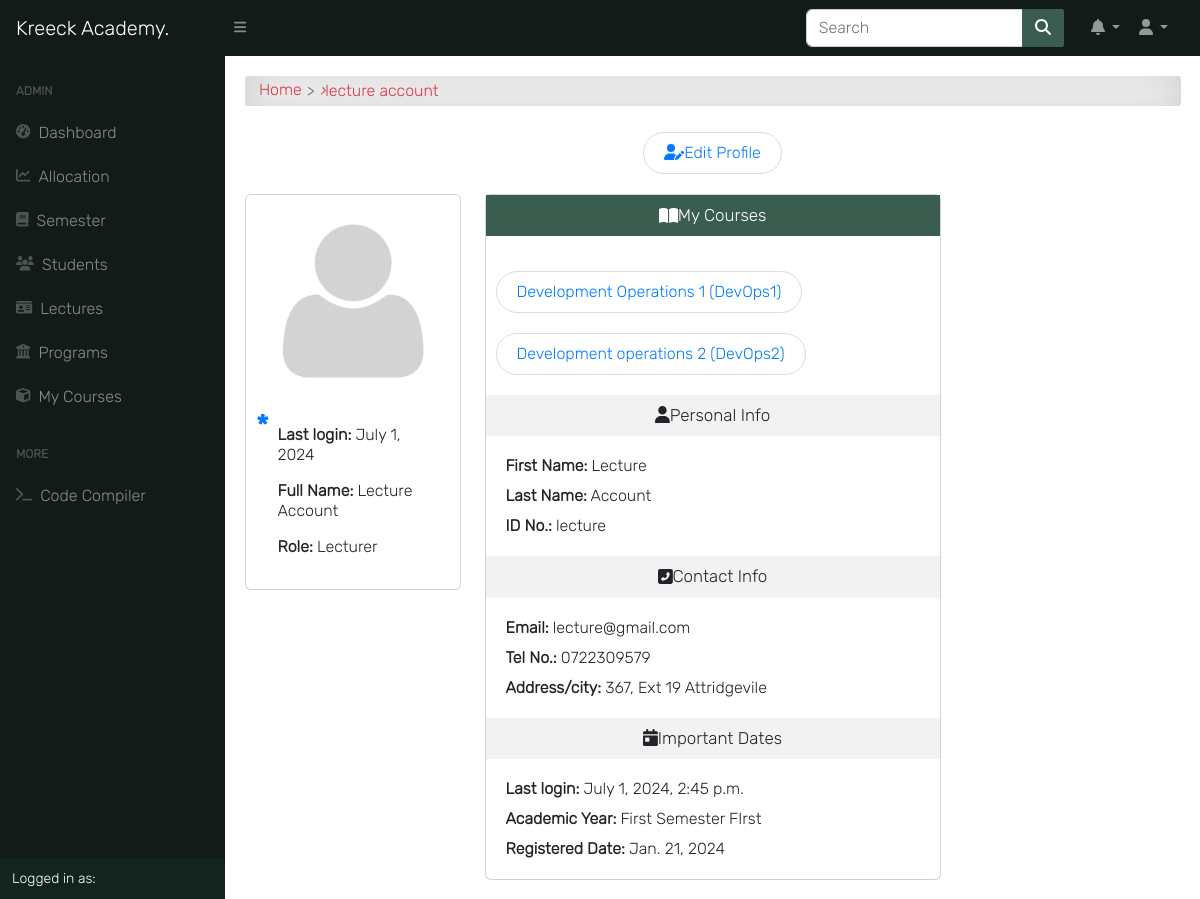
Page /auth/profile/2/detail/ (signed in) on the committed database.
### accounts/models.py (models this page shows, shortened)
class User(AbstractUser):
    is_student = models.BooleanField(default=False)
    is_lecturer = models.BooleanField(default=False)
    is_parent = models.BooleanField(default=False)
    is_dep_head = models.BooleanField(default=False)
    phone = models.CharField(max_length=60, blank=True, null=True)
    address = models.CharField(max_length=60, blank=True, null=True)
    picture = models.ImageField(upload_to='profile_pictures/%y/%m/%d/', default='default.png', null=True)
    email = models.EmailField(blank=True, null=True)
    username_validator = ASCIIUsernameValidator()
    objects = UserManager()
    @property
    def get_full_name(self):
        full_name = self.username
        if self.first_name and self.last_name:
            full_name = self.first_name + " " + self.last_name
        return full_name
    @property
    def get_user_role(self):
        if self.is_superuser:
            return "Admin"
        elif self.is_student:
            return "Student"
        elif self.is_lecturer:
            return "Lecturer"
        elif self.is_parent:
            return "Parent"

### course/models.py (models this page shows, shortened)
class Course(models.Model):
    slug = models.SlugField(blank=True, unique=True)
    title = models.CharField(max_length=200, null=True)
    code = models.CharField(max_length=200, unique=True, null=True)
    credit = models.IntegerField(null=True, default=0)
    summary = models.TextField(max_length=200, blank=True, null=True)
    program = models.ForeignKey(Program, on_delete=models.CASCADE)
    level = models.CharField(max_length=25, choices=LEVEL, null=True)
    year = models.IntegerField(choices=YEARS, default=0)
    semester = models.CharField(choices=SEMESTER, max_length=200)
    is_elective = models.BooleanField(default=False, blank=True, null=True)
    price = models.DecimalField(max_digits=10, decimal_places=2, default=0.00)
    objects = CourseManager()
    def __str__(self):
        return "{0} ({1})".format(self.title, self.code, self.price)
    def get_absolute_url(self):
        return reverse('course_detail', kwargs={'slug': self.slug})

### app/models.py (models this page shows)
class Semester(models.Model):
    semester = models.CharField(max_length=10, choices=SEMESTER, blank=True)
    is_current_semester = models.BooleanField(default=False, blank=True, null=True)
    session = models.ForeignKey(Session, on_delete=models.CASCADE, blank=True, null=True)
    next_semester_begins = models.DateField(null=True, blank=True)
    def __str__(self):
        return self.semester

class Session(models.Model):
    session = models.CharField(max_length=200, unique=True)
    is_current_session = models.BooleanField(default=False, blank=True, null=True)
    next_session_begins = models.DateField(blank=True, null=True)
    def __str__(self):
        return self.session

### accounts/views.py (the view, shortened to what this page needs)
# urls.py: path('profile/<int:id>/detail/', profile_single, name='profile_single'),
@login_required
@admin_required
def profile_single(request, id):
    if request.user.id == id:
        return redirect("/profile/")
    current_session = get_object_or_404(Session, is_current_session=True)
    current_semester = get_object_or_404(Semester, is_current_semester=True, session=current_session)
    user = User.objects.get(pk=id)
    if user.is_lecturer:
        courses = Course.objects.filter(allocated_course__lecturer__pk=id).filter(semester=current_semester)
        context = {
            'title': user.get_full_name,
            "user": user,
            "user_type": "Lecturer",
            "courses": courses,
            'current_session': current_session,
            'current_semester': current_semester,
        }
        return render(request, 'accounts/profile_single.html', context)

### templates/accounts/profile_single.html (shortened to what this page needs)
{% extends 'base.html' %}
{% load static %}
{% load i18n %}
{% block content %}
<div id="input-nav"><a href="{% url 'home' %}" class="primary1">Home</a> <i>&rsaquo;</i> {{ user.get_full_name }}</div>
{% if request.user.is_superuser %}
<div class="btn-flex">
    {% if user.is_lecturer %}
    <a class="edit-btn" href="{% url 'staff_edit' pk=user.id %}">
        <i class="fas fa-user-edit"></i><span class="mobile-hide">Edit Profile</span>
    </a>
    {% endif %}
</div>
{% endif %}
<div class="row justify-content-between">
    <div class="col-md-3 mx-auto">
        <div class="card">
            {% if request.user.is_authenticated %}
                {% if not request.user.is_lecturer %}
                    <img src="{{ user.picture.url }}" class="dashboard-img" onload="cacheProfilePicture(this);">
                {% else %}
                    <img src="{{ user.picture.url }}" class="dashboard-img">
                {% endif %}
            {% endif %}
            <div class="program-description">
                <p><strong>Last login: </strong>{{ user.last_login|date }}</p>
                <p><strong>Full Name: </strong>{{ user.get_full_name|title }}</p>
                <p><strong>Role: </strong>
                    {{ user.get_user_role }}
                </p>
            </div>
        </div>
    </div>
    <div class="col-md-6">
        <div class="card">
            {% if user.is_lecturer %}
            <p class="form-title"><i class="fas fa-book-open"></i>My Courses</p>
            <div class="dashboard-description">
                {% if courses %}
                    <div class="flex">
                        {% for course in courses %}
                            <div class="flex"><a class="edit-btn" href="{{ course.get_absolute_url }}">{{ course }}</a></div>
                        {% endfor %}
                    </div>
                {% else %}
                        <div class="text-danger"><i class="far fa-frown"></i>No courses!</div>
                {% endif %}
            </div>
            {% endif %}
            <p class="title-info"><i class="fas fa-user"></i>Personal Info</p>
            <div class="dashboard-description">
                <p><strong>First Name:</strong> {{ user.first_name|title }}</p>
                <p><strong>Last Name:</strong> {{ user.last_name|title }}</p>
                <p><strong>ID No.:</strong> {{ user.username }}</p>
            </div>
            <p class="title-info"><i class="fas fa-phone-square-alt"></i>Contact Info</p>
            <div class="dashboard-description">
                <p><strong>Email:</strong> {{ user.email }}</p>
                <p><strong>Tel No.:</strong> {{ user.phone }}</p>
                <p><strong>Address/city:</strong> {{ user.address }}</p>
            </div>
            <p class="title-info"><i class="fa fa-calendar-day"></i>Important Dates</p>
            <div class="dashboard-description">
                <p><strong>Last login:</strong> {{ user.last_login }}</p>
                <p><strong>Academic Year:</strong> {{ current_semester }} Semester {{ current_session }}</p>
                <p><strong>Registered Date:</strong> {{ user.date_joined|date }}</p>
            </div>
        </div>
    </div>
    <div class="col-md-3 mx-auto"></div>
</div>
{% endblock content %}

### static/css/all.css (style rules this page uses)
.fa-book-open:before { content: "\f518"; }
.fa-calendar-day:before { content: "\f783"; }
.fa-user:before { content: "\f007"; }

### static/css/style.css (style rules this page uses)
*, body { font-family: "Inter", sans-serif; }
body { background-color: #ffffff; }
.btn-flex { display: -webkit-box; display: -ms-flexbox; display: flex; -webkit-box-pack: center; -ms-flex-pack: center; justify-content: center; -ms-flex-wrap: wrap; flex-wrap: wrap; margin: 10px auto; }
#input-nav { display: -webkit-box; display: -ms-flexbox; display: flex; -ms-flex-wrap: wrap; flex-wrap: wrap; -webkit-box-align: center; -ms-flex-align: center; align-items: center; padding: 0.3rem 0.9rem; margin-bottom: 1rem; color: #dc3545; border-radius: 3px; background-color: #fff !important; -webkit-box-shadow: inset 0 0 2.5rem rgba(0, 0, 0, 0.2); box-shadow: inset 0 0 2.5rem rgba(0, 0, 0, 0.2); }
#input-nav a { color: #dc3545; }
#input-nav a::after { content: ">"; color: #666; margin: 0 5px; vertical-align: middle; }
a { color: #666; text-decoration: none; }
.dashboard-img { width: 100%; border-top-left-radius: 0.3em; border-top-right-radius: 0.3em; }
.dashboard-description { padding: 10px; }
.dashboard-description p { margin: 10px; }
.program-description { position: relative; padding: 1rem 2rem; }
.program-description::before { content: "*"; position: absolute; top: 0; left: 10px; color: #007bff; font-weight: bold; font-size: 30px; margin-right: 1rem; }
.title-info { font-weight: 400; font-size: 17px; padding: 10px; background: #f3f2f2; text-align: center; margin: 0px; }
.form-title { display: -webkit-box; display: -ms-flexbox; display: flex; -webkit-box-align: center; -ms-flex-align: center; align-items: center; -webkit-box-pack: center; -ms-flex-pack: center; justify-content: center; font-weight: 400; font-size: 17px; padding: 10px; background: #3b5d50; color: #fff; text-align: center; margin-bottom: 15px; }
.edit-btn { font-family: inherit; text-align: center; width: auto; padding: 10px 20px; margin: 10px auto; cursor: pointer; color: #007bff; border: 1px solid #ddd; border-radius: 2rem; }
.flex { display: -webkit-box; display: -ms-flexbox; display: flex; -ms-flex-wrap: wrap; flex-wrap: wrap; -webkit-box-pack: justify; -ms-flex-pack: justify; justify-content: space-between; }

### rows in the picture
User: get_full_name "lecture account", picture (placeholder picture), last_login "July 1, 2024", get_full_name "Lecture Account", get_user_role "Lecturer", first_name "Lecture", last_name "Account", username "lecture", email "lecture@gmail.com", phone "0722309579", address "367, Ext 19 Attridgevile", last_login "July 1, 2024, 2:45 p.m.", date_joined "Jan. 21, 2024"
Course: title+code+price "Development Operations 1 (DevOps1)"
Course: title+code+price "Development operations 2 (DevOps2)"
Semester: semester "First"
Session: session "FIrst"
